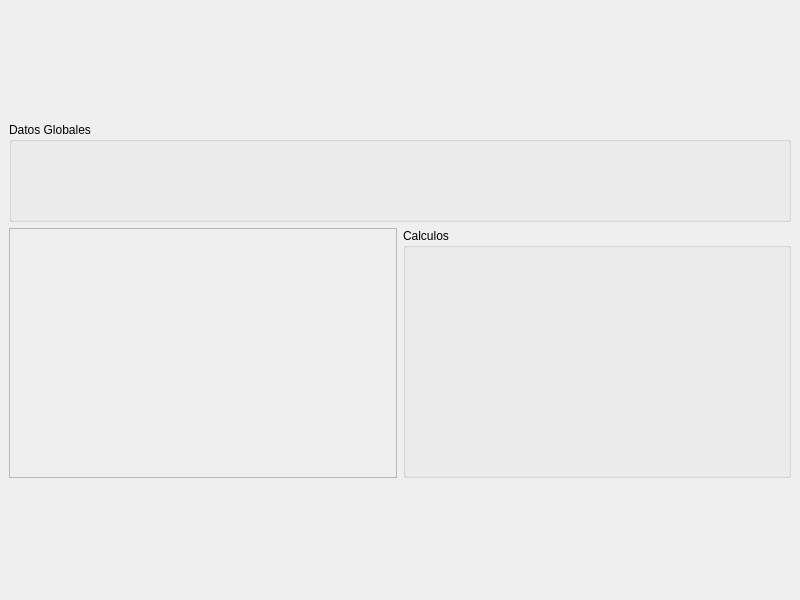
<?xml version="1.0" encoding="UTF-8"?>
<ui version="4.0">
 <class>MainWindow</class>
 <widget class="QMainWindow" name="MainWindow">
  <property name="geometry">
   <rect>
    <x>0</x>
    <y>0</y>
    <width>800</width>
    <height>600</height>
   </rect>
  </property>
  <property name="windowTitle">
   <string>MainWindow</string>
  </property>
  <widget class="QWidget" name="centralwidget">
   <layout class="QVBoxLayout" name="verticalLayout_2">
    <item>
     <layout class="QVBoxLayout" name="verticalLayout">
      <item>
       <widget class="QGroupBox" name="groupBox">
        <property name="maximumSize">
         <size>
          <width>16777215</width>
          <height>100</height>
         </size>
        </property>
        <property name="title">
         <string>Datos Globales</string>
        </property>
       </widget>
      </item>
      <item>
       <layout class="QHBoxLayout" name="horizontalLayout">
        <item>
         <widget class="QFrame" name="panel_contenido_principal_fd">
          <property name="frameShape">
           <enum>QFrame::StyledPanel</enum>
          </property>
          <property name="frameShadow">
           <enum>QFrame::Raised</enum>
          </property>
         </widget>
        </item>
        <item>
         <widget class="QGroupBox" name="groupBox_2">
          <property name="maximumSize">
           <size>
            <width>16777215</width>
            <height>250</height>
           </size>
          </property>
          <property name="title">
           <string>Calculos</string>
          </property>
         </widget>
        </item>
       </layout>
      </item>
     </layout>
    </item>
   </layout>
  </widget>
 </widget>
 <resources/>
 <connections/>
</ui>
